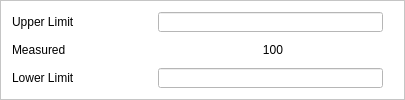
                  <widget class="QFrame" name="frame_4">
                   <property name="sizePolicy">
                    <sizepolicy hsizetype="Preferred" vsizetype="Preferred">
                     <horstretch>0</horstretch>
                     <verstretch>0</verstretch>
                    </sizepolicy>
                   </property>
                   <property name="minimumSize">
                    <size>
                     <width>0</width>
                     <height>0</height>
                    </size>
                   </property>
                   <property name="styleSheet">
                    <string notr="true">background-color: rgb(255, 255, 255);</string>
                   </property>
                   <property name="frameShape">
                    <enum>QFrame::StyledPanel</enum>
                   </property>
                   <property name="frameShadow">
                    <enum>QFrame::Raised</enum>
                   </property>
                   <layout class="QVBoxLayout" name="verticalLayout_8">
                    <item>
                     <layout class="QVBoxLayout" name="verticalLayout_7">
                      <item>
                       <layout class="QHBoxLayout" name="horizontalLayout_7">
                        <item>
                         <widget class="QLabel" name="label_7">
                          <property name="sizePolicy">
                           <sizepolicy hsizetype="Fixed" vsizetype="Fixed">
                            <horstretch>0</horstretch>
                            <verstretch>0</verstretch>
                           </sizepolicy>
                          </property>
                          <property name="minimumSize">
                           <size>
                            <width>100</width>
                            <height>20</height>
                           </size>
                          </property>
                          <property name="maximumSize">
                           <size>
                            <width>100</width>
                            <height>20</height>
                           </size>
                          </property>
                          <property name="text">
                           <string>Upper Limit</string>
                          </property>
                         </widget>
                        </item>
                        <item>
                         <spacer name="horizontalSpacer_6">
                          <property name="orientation">
                           <enum>Qt::Horizontal</enum>
                          </property>
                          <property name="sizeHint" stdset="0">
                           <size>
                            <width>40</width>
                            <height>20</height>
                           </size>
                          </property>
                         </spacer>
                        </item>
                        <item>
                         <widget class="QLineEdit" name="ledit_UpperLimitDetecAngle_JC_TableSetting">
                          <property name="sizePolicy">
                           <sizepolicy hsizetype="Fixed" vsizetype="Fixed">
                            <horstretch>0</horstretch>
                            <verstretch>0</verstretch>
                           </sizepolicy>
                          </property>
                          <property name="minimumSize">
                           <size>
                            <width>225</width>
                            <height>20</height>
                           </size>
                          </property>
                          <property name="maximumSize">
                           <size>
                            <width>225</width>
                            <height>20</height>
                           </size>
                          </property>
                         </widget>
                        </item>
                        <item>
                         <spacer name="horizontalSpacer_11">
                          <property name="orientation">
                           <enum>Qt::Horizontal</enum>
                          </property>
                          <property name="sizeType">
                           <enum>QSizePolicy::Fixed</enum>
                          </property>
                          <property name="sizeHint" stdset="0">
                           <size>
                            <width>10</width>
                            <height>20</height>
                           </size>
                          </property>
                         </spacer>
                        </item>
                       </layout>
                      </item>
                      <item>
                       <layout class="QHBoxLayout" name="horizontalLayout_5">
                        <item>
                         <widget class="QLabel" name="label_8">
                          <property name="sizePolicy">
                           <sizepolicy hsizetype="Fixed" vsizetype="Fixed">
                            <horstretch>0</horstretch>
                            <verstretch>0</verstretch>
                           </sizepolicy>
                          </property>
                          <property name="minimumSize">
                           <size>
                            <width>100</width>
                            <height>20</height>
                           </size>
                          </property>
                          <property name="maximumSize">
                           <size>
                            <width>100</width>
                            <height>20</height>
                           </size>
                          </property>
                          <property name="text">
                           <string>Measured</string>
                          </property>
                         </widget>
                        </item>
                        <item>
                         <spacer name="horizontalSpacer_12">
                          <property name="orientation">
                           <enum>Qt::Horizontal</enum>
                          </property>
                          <property name="sizeType">
                           <enum>QSizePolicy::Expanding</enum>
                          </property>
                          <property name="sizeHint" stdset="0">
                           <size>
                            <width>10</width>
                            <height>20</height>
                           </size>
                          </property>
                         </spacer>
                        </item>
                        <item>
                         <widget class="QLabel" name="label_31">
                          <property name="sizePolicy">
                           <sizepolicy hsizetype="Fixed" vsizetype="Preferred">
                            <horstretch>0</horstretch>
                            <verstretch>0</verstretch>
                           </sizepolicy>
                          </property>
                          <property name="minimumSize">
                           <size>
                            <width>100</width>
                            <height>0</height>
                           </size>
                          </property>
                          <property name="maximumSize">
                           <size>
                            <width>100</width>
                            <height>16777215</height>
                           </size>
                          </property>
                          <property name="text">
                           <string>100</string>
                          </property>
                          <property name="alignment">
                           <set>Qt::AlignCenter</set>
                          </property>
                         </widget>
                        </item>
                        <item>
                         <spacer name="horizontalSpacer_33">
                          <property name="orientation">
                           <enum>Qt::Horizontal</enum>
                          </property>
                          <property name="sizeType">
                           <enum>QSizePolicy::Fixed</enum>
                          </property>
                          <property name="sizeHint" stdset="0">
                           <size>
                            <width>70</width>
                            <height>20</height>
                           </size>
                          </property>
                         </spacer>
                        </item>
                       </layout>
                      </item>
                      <item>
                       <layout class="QHBoxLayout" name="horizontalLayout_21">
                        <item>
                         <widget class="QLabel" name="label_30">
                          <property name="sizePolicy">
                           <sizepolicy hsizetype="Fixed" vsizetype="Fixed">
                            <horstretch>0</horstretch>
                            <verstretch>0</verstretch>
                           </sizepolicy>
                          </property>
                          <property name="minimumSize">
                           <size>
                            <width>100</width>
                            <height>20</height>
                           </size>
                          </property>
                          <property name="maximumSize">
                           <size>
                            <width>100</width>
                            <height>20</height>
                           </size>
                          </property>
                          <property name="text">
                           <string>Lower Limit</string>
                          </property>
                         </widget>
                        </item>
                        <item>
                         <spacer name="horizontalSpacer_9">
                          <property name="orientation">
                           <enum>Qt::Horizontal</enum>
                          </property>
                          <property name="sizeHint" stdset="0">
                           <size>
                            <width>40</width>
                            <height>20</height>
                           </size>
                          </property>
                         </spacer>
                        </item>
                        <item>
                         <widget class="QLineEdit" name="ledit_LowerLimitDetecAngle_JC_TableSetting">
                          <property name="sizePolicy">
                           <sizepolicy hsizetype="Fixed" vsizetype="Fixed">
                            <horstretch>0</horstretch>
                            <verstretch>0</verstretch>
                           </sizepolicy>
                          </property>
                          <property name="minimumSize">
                           <size>
                            <width>225</width>
                            <height>20</height>
                           </size>
                          </property>
                          <property name="maximumSize">
                           <size>
                            <width>225</width>
                            <height>20</height>
                           </size>
                          </property>
                         </widget>
                        </item>
                        <item>
                         <spacer name="horizontalSpacer_34">
                          <property name="orientation">
                           <enum>Qt::Horizontal</enum>
                          </property>
                          <property name="sizeType">
                           <enum>QSizePolicy::Fixed</enum>
                          </property>
                          <property name="sizeHint" stdset="0">
                           <size>
                            <width>10</width>
                            <height>20</height>
                           </size>
                          </property>
                         </spacer>
                        </item>
                       </layout>
                      </item>
                     </layout>
                    </item>
                   </layout>
                  </widget>
